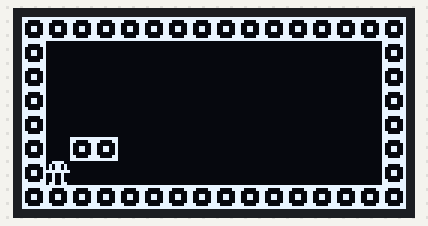
Bench run of a sketch on a simulated Arduino Uno, built with avr-gcc and run on an emulated ATmega328P. Shown: 128×64 one-colour display.

Above: at 0.1 s.

The sketch:

tilengine_demo_0_2.ino
```cpp
/*****************************ADAFRUIT OLED LIBRARY*****************************/

#include <Adafruit_GFX.h>
#include <Adafruit_SSD1306.h>
#include <SPI.h>

#define OLED_DC     6
#define OLED_CS     7
#define OLED_RESET  8

Adafruit_SSD1306 oled(OLED_DC, OLED_RESET, OLED_CS);

void beginDisplay() {
  oled.begin(SSD1306_SWITCHCAPVCC); //use internal voltage generator
  oled.setRotation(2); //set rotation to 2
}

/****************************BITMAPS*******************************************/

const unsigned char PROGMEM block [] = {
  0xFF, 0xC3, 0x81, 0x99, 0x99, 0x81, 0xC3, 0xFF,
};

const unsigned char PROGMEM mushroom [] = {
  0x3C, 0x5A, 0x5A, 0xFF, 0x24, 0x24, 0x24, 0x66,
};

/**************************-= TILENGINE=-***************************************/


/********************************************************************************************/
/* This array contains the map                                                              */
/********************************************************************************************/
const uint16_t map1[8] {
  0b1111111111111111,
  0b1000000000000001,
  0b1000000000000001,
  0b1000000000000001,
  0b1000000000000001,
  0b1011000000000001,
  0b1000000000000001,
  0b1111111111111111,
};

struct tilengine {
    tilengine(uint8_t width, uint8_t height);   // Define the width and height of the tile-engine
    /********************************************************************************************/
    /* This deconstructor frees the memory that has been allocated from the constructor         */
    /********************************************************************************************/
    ~tilengine() {
      delete [] puskuri;
    };   // Deconstructor to free the allocated memory

    uint16_t * puskuri;       // Buffer for the tiles

    void copyBuffer(uint16_t * bufferToCopy);    // Copy a buffer to the tilebuffer

    String returnConfig();  // Just some configuration integers for debugging

    uint16_t tilecount = 0; // Sum of the tiles
    uint8_t width = 0;      // Tiles in x-direction
    uint8_t height = 0;     // Tiles in y-direction

    void draw();

    bool checkCollision(uint16_t xpos, uint16_t ypos);

  private:
    uint16_t drawXCursor = 0;   // Cursor coordinates for the tiles
    uint16_t drawYCursor = 0;

};

/********************************************************************************************/
/* This function allocates memory for the tile-engine and saves the size of the buffer.     */
/********************************************************************************************/
tilengine::tilengine(uint8_t getWidth, uint8_t getHeight) {
  tilecount = getWidth * getHeight / 16;
  width = getWidth;     // Get the amount of the tiles in x-direction
  height = getHeight;   // Get the amount of the tiles in y-direction

  puskuri = new uint16_t[tilecount];   // Allocate memory for the tiles
}

/********************************************************************************************/
/* This function draws the map */
/********************************************************************************************/
void tilengine::draw() {
  for (uint8_t y = 0; y < height; y++) {
    for (uint8_t x = 0; x < width; x++) {

      if (((map1[y] & (1 << x)) >> x)) { // Check if there is a bitmap to draw on this tile
        uint16_t xpos = uint16_t((width - 1) * 8 - x * 8); // Get the coordinates for the bitmap
        uint16_t ypos = uint16_t(y * 8);
        oled.drawBitmap(xpos, ypos, block, 8, 8, 1);
      }

    }
  }
}

/********************************************************************************************/
/* This function checks if (x,y) contains a tile                                            */
/********************************************************************************************/
bool tilengine::checkCollision(uint16_t xpos, uint16_t ypos) {
  uint16_t x = xpos / 8;
  uint16_t y = ypos / 8;

  if (((map1[y] & (1 << x)) >> x)) { // Check if there is a tile
    return 1;
  }

  return 0;
}

/********************************************************************************************/
/* This function moves a buffer to the tile-engines buffer                                  */
/********************************************************************************************/
void tilengine::copyBuffer(uint16_t * bufferToCopy) {
  memcpy(puskuri, bufferToCopy, sizeof(uint16_t)*width * height / 16);
}

/********************************************************************************************/
/* This function is for debugging the configuration                                         */
/********************************************************************************************/
String tilengine::returnConfig() {
  String str = "";

  str += "Width: " + String(width) + "\n";
  str += "Height: " + String(height) + "\n";

  return str;
}

/********************************************************************************************/
/* playerCharacter library starts form here!                                                */
/********************************************************************************************/
struct playerCharacter {
    playerCharacter(uint8_t bitmapWidth, uint8_t bitmapHeight, uint8_t * bitmap);    // Constructor for the player

    uint8_t * playerBitmap; // Store the pointer of the player's bitmap

    void draw();  // Draw the player

    void move(uint16_t movex, uint16_t movey);
    void moveRelative(uint16_t movex, uint16_t movey);

    uint16_t x = 0;
    uint16_t y = 0;

  private:
    uint8_t width = 0;
    uint8_t height = 0;

};

playerCharacter::playerCharacter(uint8_t bitmapWidth, uint8_t bitmapHeight, uint8_t * bitmap) {
  playerBitmap = bitmap;
  width = bitmapWidth;
  height = bitmapHeight;
}

void playerCharacter::draw() {
  oled.drawBitmap(x, y, playerBitmap, width, height, 1);
}

// Move player to decided position
void playerCharacter::move(uint16_t movex, uint16_t movey) {
  x = movex;
  y = movey;
}

/********************************************************************************************/
/* The actual code starts from here!                                                        */
/********************************************************************************************/

//#include "tilengine.h"

tilengine engine(16, 8);  // Create an engine object with width of 16 and height of 8
playerCharacter player(8, 8, mushroom);   // Create an avatar

void setup() {
  //Serial.begin(115200);

  beginDisplay();     // Configure the OLED

  oled.clearDisplay();    // Clear the buffer
  oled.display();         // Push the clear buffer to the screen

  engine.copyBuffer(map1);   // Copy the map to the tile-engine's buffer

  //Serial.println(engine.returnConfig());

  player.move(8, 64 - 16);
}

void loop() {
  oled.clearDisplay();

  engine.draw();

  player.draw();

  oled.display();
}
```
